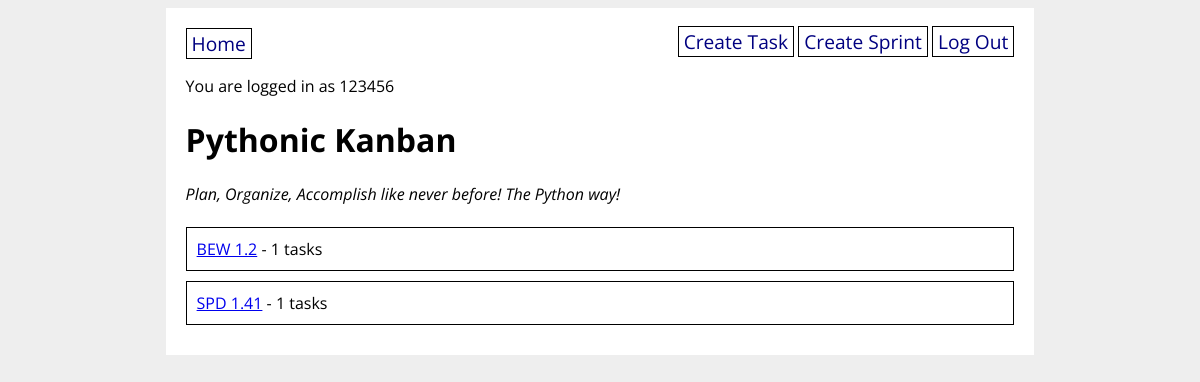
Screenshot of / (signed in) with the database file from the repository.
### final_app/models.py (models this page shows, shortened)
class User(UserMixin, db.Model):
    id = db.Column(db.Integer, primary_key=True)
    username = db.Column(db.String(20), nullable=False, unique=True)
    password = db.Column(db.String(200), nullable=False)

class Sprint(db.Model):
    id = db.Column(db.Integer, primary_key=True)
    name = db.Column(db.String(40), nullable=False)
    tasks = db.relationship("Task", back_populates="sprint")
    created_by_id = db.Column(db.Integer, db.ForeignKey("user.id"))
    created_by = db.relationship("User")

### final_app/main/routes.py (the view)
@main.route("/")
def homepage():
    sprints = Sprint.query.all()
    return render_template("home.html", sprints=sprints)

### final_app/__init__.py (called while the page is built)
@login_manager.user_loader
def load_user(user_id):
    return User.query.get(user_id)

### final_app/templates/home.html
{% extends "base.html" %}
{% block content %}
<h1>Pythonic Kanban</h1>
<i>Plan, Organize, Accomplish like never before! The Python way!</i>
<br><br>
{% for sprint in sprints %}
<div class="store">
  <a href="/sprint/{{ sprint.id }}">{{ sprint.name }}</a> - {{ sprint.tasks|length }} tasks
</div>
{% endfor %}
{% endblock %}

### final_app/templates/base.html (shortened to what this page needs)
<!DOCTYPE html>
<html>
<head>
  <link rel="stylesheet" href="/static/style.css">
</head>
<body>
  <div id="content">
    <nav>
      <a href="/">Home</a>
      <div>
        {% if current_user.is_authenticated %}
        <a href="/create_task">Create Task</a>
        <a href="/create_sprint">Create Sprint</a>
        <a href="/logout">Log Out</a>
        {% else %}
        <a href="/signup">Sign Up</a>
        <a href="/login">Log In</a>
        {% endif %}
      </div>
    </nav>
    {% if current_user.is_authenticated %}
    <p>You are logged in as {{ current_user.username }}</p>
    {% endif %}
    {% block content %}{% endblock %}
  </div>
</body>
</html>

### final_app/static/style.css (style rules this page uses)
body { display: flex; flex-direction: column; align-items: center; background-color: #eee; font-family: "Open Sans", sans-serif; }
#content { width: 70%; background-color: white; padding: 20px; }
nav { width: 100%; display: flex; flex-direction: row; justify-content: space-between; }
nav a { color: navy; text-decoration: none; border: 1px solid black; padding: 1px 5px; font-size: 1.2em; }
div.store { border: 1px solid black; padding: 10px; margin-bottom: 10px; }

### rows the page displays
User: username "123456"
Sprint: name "BEW 1.2", tasks|length "1"
Sprint: name "SPD 1.41", tasks|length "1"
